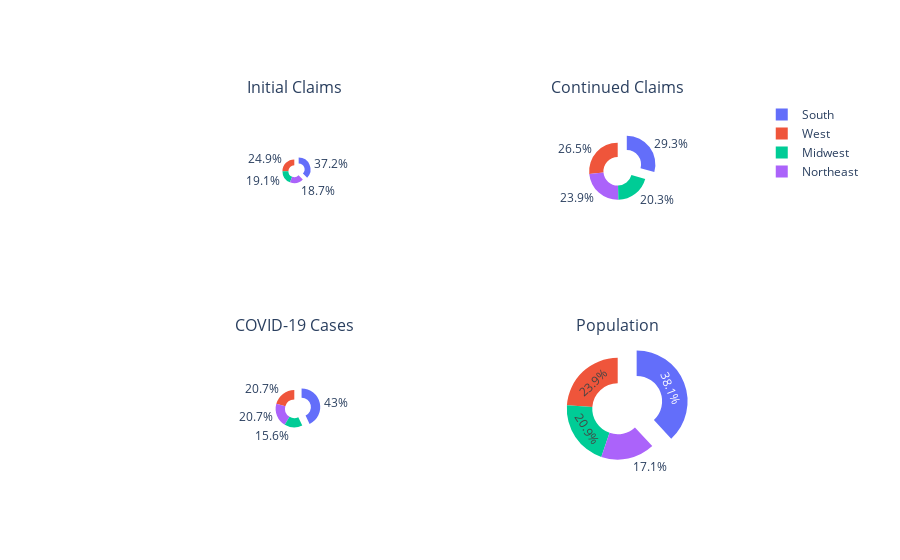

The notebook cell this image was saved under:
### Markdown cell above
## Initial claims vs continued claims vs Covid-19 cases vs  population - by region
**DISCLAIMER: Initial and continued claims, and COVID-19 Cases have been scaled up *10 in the pie chart below because they were too small in comparison with the population.**

### Code cell
data = df_statewise
#data = data[data['statename']=='California']

fig=make_subplots(rows=2,cols=2,
                 subplot_titles = ['Initial Claims','Continued Claims','COVID-19 Cases','Population'],
                 specs=[[{'type':'domain'}, {'type':'domain'}],[{'type':'domain'},{'type':'domain'}]])



fig.add_trace(go.Pie(labels=data['Region'],
                    values=data['Initial Claims']*10,name="Initial Cliams",scalegroup='one',pull=[0.4, 0, 0, 0],
                    hole=.5),1,1)
fig.add_trace(go.Pie(labels=data['Region'],
                    values=data['Continued Claims']*10,name="Conitued Claims",scalegroup='one',pull=[0.4, 0, 0, 0],
                    hole=.5),1,2)
fig.add_trace(go.Pie(labels=data['Region'],
                    values=data['cases']*10,name="COVID-19 Cases",scalegroup='one',pull=[0.4, 0, 0, 0],
                    hole=.5),2,1)
fig.add_trace(go.Pie(labels=data['Region'],
                    values=data['population'],name="Population",scalegroup='one',pull=[0.4, 0, 0, 0],
                    hole=.5),2,2)


fig.update_layout(height=700)
fig.show()

#fig.print_grid()

### Figure 1 — Plotly figure (JSON) as saved in the notebook; plotly's stock layout.template omitted (floating-point values rounded to 4 significant figures)
{"data": [{"domain": {"x": [0, 0.45], "y": [0.625, 1]}, "hole": 0.5, "labels": ["South", "West", "West", "South", "West", "West", "Northeast", "South", "South", "South", "West", "West", "Midwest", "Midwest", "Midwest", "Midwest", "South", "South", "Northeast", "South", "Northeast", "Midwest", "Midwest", "South", "Midwest", "West", "Midwest", "West", "Northeast", "Northeast", "West", "Northeast", "South", "Midwest", "Midwest", "South", "West", "Northeast", "Northeast", "South", "Midwest", "South", "South", "West", "Northeast", "South", "West", "South", "Midwest", "West"], "name": "Initial Cliams", "pull": [0.4, 0, 0, 0], "scalegroup": "one", "type": "pie", "values": [245900.0, 58760.0, 293900.0, 113800.0, 2497000.0, 186200.0, 176700.0, 45970.0, 1157000.0, 1133000.0, 110400.0, 67980.0, 562800.0, 330000.0, 149500.0, 126600.0, 393600.0, 298700.0, 65860.0, 288600.0, 425700.0, 643100.0, 317900.0, 150300.0, 278300.0, 49180, 62200.0, 206900.0, 87070.0, 520515, 71850.0, 1169000.0, 442100.0, 31720.0, 569500.0, 297500.0, 209300.0, 775400.0, 72850.0, 255300.0, 21550.0, 257900.0, 1094000.0, 76230.0, 30610.0, 358000.0, 562400.0, 70260.0, 298500.0, 21220.0]}, {"domain": {"x": [0.55, 1], "y": [0.625, 1]}, "hole": 0.5, "labels": ["South", "West", "West", "South", "West", "West", "Northeast", "South", "South", "South", "West", "West", "Midwest", "Midwest", "Midwest", "Midwest", "South", "South", "Northeast", "South", "Northeast", "Midwest", "Midwest", "South", "Midwest", "West", "Midwest", "West", "Northeast", "Northeast", "West", "Northeast", "South", "Midwest", "Midwest", "South", "West", "Northeast", "Northeast", "South", "Midwest", "South", "South", "West", "Northeast", "South", "West", "South", "Midwest", "West"], "name": "Conitued Claims", "pull": [0.4, 0, 0, 0], "scalegroup": "one", "type": "pie", "values": [921480, 281600.0, 1143000.0, 617000.0, 16060000.0, 1304000.0, 1612000.0, 268000.0, 4111000.0, 3891000.0, 593100.0, 317300.0, 4115390, 1244000.0, 974200.0, 553500.0, 1179000.0, 1628000.0, 469800.0, 1345000.0, 3245000.0, 4556000.0, 2333000.0, 750200.0, 1323000.0, 322260, 357700.0, 1646000.0, 533500.0, 3420000.0, 545900.0, 9261000.0, 2759000.0, 190800.0, 3524000.0, 837600.0, 1456000.0, 5349000.0, 477035, 1178000.0, 116690, 1645000.0, 6609000.0, 475700.0, 281700.0, 1989000.0, 3104000.0, 524800.0, 1648000.0, 96430.0]}, {"domain": {"x": [0, 0.45], "y": [0, 0.375]}, "hole": 0.5, "labels": ["South", "West", "West", "South", "West", "West", "Northeast", "South", "South", "South", "West", "West", "Midwest", "Midwest", "Midwest", "Midwest", "South", "South", "Northeast", "South", "Northeast", "Midwest", "Midwest", "South", "Midwest", "West", "Midwest", "West", "Northeast", "Northeast", "West", "Northeast", "South", "Midwest", "Midwest", "South", "West", "Northeast", "Northeast", "South", "Midwest", "South", "South", "West", "Northeast", "South", "West", "South", "Midwest", "West"], "name": "COVID-19 Cases", "pull": [0.4, 0, 0, 0], "scalegroup": "one", "type": "pie", "values": [837820, 34400, 1683070, 409680, 4872950, 458690, 495400, 146020, 4514150, 1635470, 18420, 198100, 1769670, 659180, 432850, 271770, 294790, 1128870, 38660, 868460, 1166840, 890260, 529870, 558040, 476700, 36950, 255470, 459280, 65130, 1824750, 201360, 4183020, 1181000, 62310, 878930, 346050, 178050, 1149840, 188000, 858460, 86410, 981450, 4213430, 393370, 14060, 879930, 571570, 63260, 551190, 26280]}, {"domain": {"x": [0.55, 1], "y": [0, 0.375]}, "hole": 0.5, "labels": ["South", "West", "West", "South", "West", "West", "Northeast", "South", "South", "South", "West", "West", "Midwest", "Midwest", "Midwest", "Midwest", "South", "South", "Northeast", "South", "Northeast", "Midwest", "Midwest", "South", "Midwest", "West", "Midwest", "West", "Northeast", "Northeast", "West", "Northeast", "South", "Midwest", "Midwest", "South", "West", "Northeast", "Northeast", "South", "Midwest", "South", "South", "West", "Northeast", "South", "West", "South", "Midwest", "West"], "name": "Population", "pull": [0.4, 0, 0, 0], "scalegroup": "one", "type": "pie", "values": [4903185, 731545, 7278717, 3017804, 39512223, 5758736, 3565287, 973764, 21477737, 10617423, 1415872, 1787065, 12671821, 6732219, 3155070, 2913314, 4467673, 4648794, 1344212, 6045680, 6892503, 9986857, 5639632, 2976149, 6137428, 1068778, 1934408, 3080156, 1359711, 8882190, 2096829, 19453561, 10488084, 762062, 11689100, 3956971, 4217737, 12801989, 1059361, 5148714, 884659, 6829174, 28995881, 3205958, 623989, 8535519, 7614893, 1792147, 5822434, 578759]}], "layout": {"annotations": [{"font": {"size": 16}, "showarrow": false, "text": "Initial Claims", "x": 0.225, "xanchor": "center", "xref": "paper", "y": 1, "yanchor": "bottom", "yref": "paper"}, {"font": {"size": 16}, "showarrow": false, "text": "Continued Claims", "x": 0.775, "xanchor": "center", "xref": "paper", "y": 1, "yanchor": "bottom", "yref": "paper"}, {"font": {"size": 16}, "showarrow": false, "text": "COVID-19 Cases", "x": 0.225, "xanchor": "center", "xref": "paper", "y": 0.375, "yanchor": "bottom", "yref": "paper"}, {"font": {"size": 16}, "showarrow": false, "text": "Population", "x": 0.775, "xanchor": "center", "xref": "paper", "y": 0.375, "yanchor": "bottom", "yref": "paper"}], "autosize": true}}
